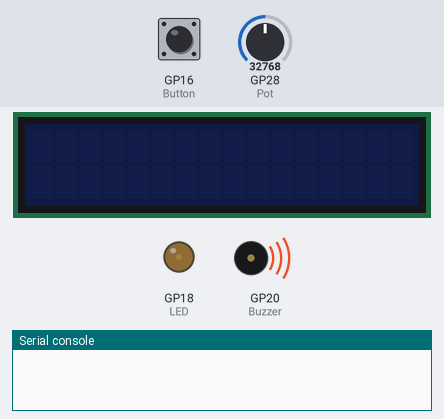
A program run on a simulated Raspberry Pi Pico running MicroPython. On the bench: 16×2 character LCD, output pins drawn as LEDs (lit = HIGH), buzzer (waves = sounding), the last lines printed to the serial console. The inputs (shaded band) are chosen by the test bench; at power-on: GP16 (Button) LOW, GP28 (Pot) = 32768 (analog values on the 0–65535 scale). Library files of the repository ran but are not shown: lcd1602.py.

Above: at 0.74 s.
1.3 s: GP16 (Button) pulled HIGH for 0.15 s
At 1.49 s:
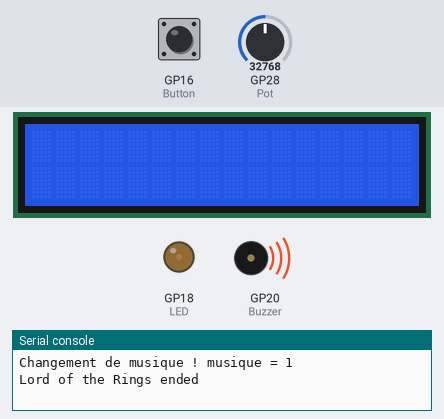
2.0 s: GP28 (Pot) set to 96
5.0 s: GP28 (Pot) set to 48
At 5.4 s:
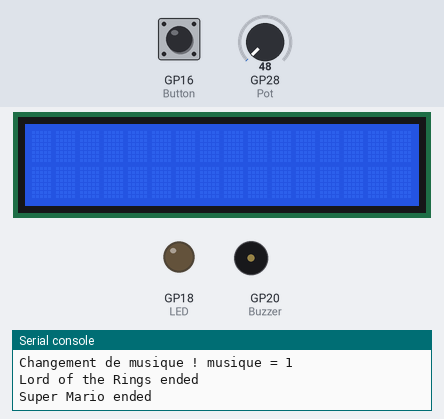
6.5 s: GP16 (Button) pulled HIGH for 1 s
At 7.0 s:
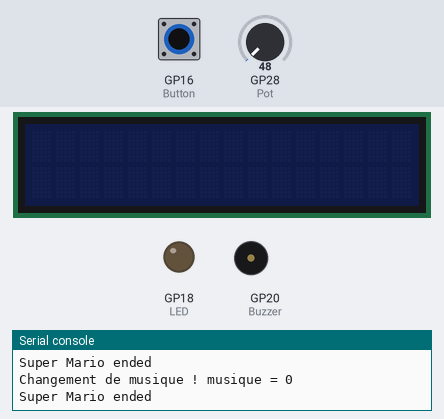
9.0 s: GP16 (Button) pulled HIGH for 3.2 s
Timing chart, 0 to 12.0 s (numbered marks = the images above; inputs shaded):
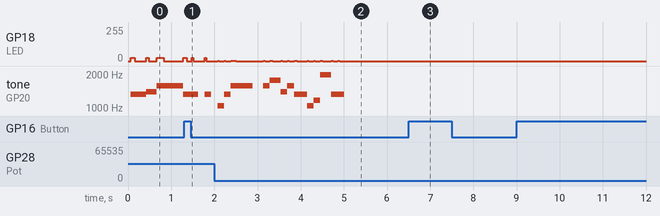

Measured:
- the behaviour switches between 80 and 64 on GP28 (Pot) (found by bisection; images 1 and 2)
- after the input at 5.0 s, GP18 (LED): stays 0/255 (without the input it goes to 1/255 after 0.17 s); tone on GP20 (Buzzer): goes on until 5.0 s, then stays silent
- by itself, tone on GP20 (Buzzer): plays 1046 Hz for 0.15 s, 1318 Hz for 0.15 s, 1568 Hz for 0.51 s, 1568 Hz for 0.15 s, 1760 Hz for 0.25 s, 1397 Hz for 0.15 s … (12 notes in this stretch)

The program:

blink.py
```python
from machine import Pin, PWM, ADC, I2C
from utime import sleep
from lcd1602 import LCD1602
# --- Configuration des composants ---
LED = PWM(Pin(18))
Pot = ADC(2)
Button = Pin(16, Pin.IN, Pin.PULL_DOWN)
Buzzer = PWM(Pin(20))
i2C = I2C(1, scl=Pin(7), sda=Pin(6), freq=400000)
d = LCD1602(i2C, 2, 16)

d.display()
# --- Variables globales ---
vol = 1000
musique = 0
bp = 0          # état du bouton (0 ou 1)
last_bp = 0     # état précédent du bouton
stop_music = False  # variable pour interrompre la musique

# --- Notes en Hz ---
DO = 1046
RE = 1175
MI = 1318
FA = 1397
SOL = 1568
LA = 1760
SI = 1975
no = 0

# --- Lecture du potentiomètre ---
def lire_volume():
    global vol
    val = Pot.read_u16()        # 0 → 65535
    vol = int(val / 65)         # approx 0–1000
    return vol

# --- Détection du bouton ---
def check_bouton():
    global bp, last_bp, musique, stop_music
    bp = Button.value()
    if bp == 1 and last_bp == 0:
        musique = 1 - musique
        stop_music = True
        print("Changement de musique ! musique =", musique)
        d.clear()

    last_bp = bp

# --- Fonction pour jouer une note avec interruption ---
def jouer_note(freq, duree):
    global stop_music
    vol = lire_volume()
    Buzzer.freq(freq)
    Buzzer.duty_u16(vol)

    LED.freq(1000)
    lum = min(vol * 12, 65535)

    # LED allumée
    t_on = duree * 0.25
    step = 0.01
    LED.duty_u16(lum)
    t = t_on
    while t > 0:
        check_bouton()
        if stop_music:
            Buzzer.duty_u16(0)
            LED.duty_u16(0)
            return
        sleep(min(step, t))
        t -= step

    # LED éteinte
    t_off = duree * 0.75
    LED.duty_u16(0)
    t = t_off
    while t > 0:
        check_bouton()
        if stop_music:
            Buzzer.duty_u16(0)
            return
        sleep(min(step, t))
        t -= step

    Buzzer.duty_u16(0)

# --- Musiques ---
def Lord_of_the_Rings():
    d.clear()
    d.print("Lord of the Rings")
    global stop_music
    stop_music = False
    jouer_note(MI, 0.35)
    jouer_note(FA, 0.25)
    jouer_note(SOL, 0.6)
    jouer_note(MI, 0.3)
    jouer_note(FA, 0.25)
    jouer_note(SOL, 0.6)
    jouer_note(LA, 0.3)
    jouer_note(SI, 0.25)
    jouer_note(DO, 0.6)
    jouer_note(SI, 0.3)
    jouer_note(LA, 0.3)
    jouer_note(SOL, 0.6)
    jouer_note(FA, 0.3)
    jouer_note(SOL, 0.3)
    jouer_note(LA, 0.6)
    jouer_note(MI, 0.3)
    jouer_note(FA, 0.3)
    jouer_note(SOL, 0.6)
    print("Lord of the Rings ended")


def Super_Mario():
    d.clear()
    d.print("Super Mario")
    global stop_music
    stop_music = False
    jouer_note(MI, 0.15)
    jouer_note(MI, 0.15)
    sleep(0.15)
    jouer_note(MI, 0.15)
    sleep(0.15)
    jouer_note(DO, 0.15)
    jouer_note(MI, 0.15)
    jouer_note(SOL, 0.5)
    sleep(0.25)
    jouer_note(SOL, 0.15)
    jouer_note(LA, 0.25)
    jouer_note(FA, 0.15)
    jouer_note(SOL, 0.15)
    jouer_note(MI, 0.3)
    jouer_note(DO, 0.15)
    jouer_note(RE, 0.15)
    jouer_note(SI, 0.25)
    print("Super Mario ended")

# --- Boucle principale ---
while True:
    if musique == 0:
        Lord_of_the_Rings()
    else:
        Super_Mario()
```
